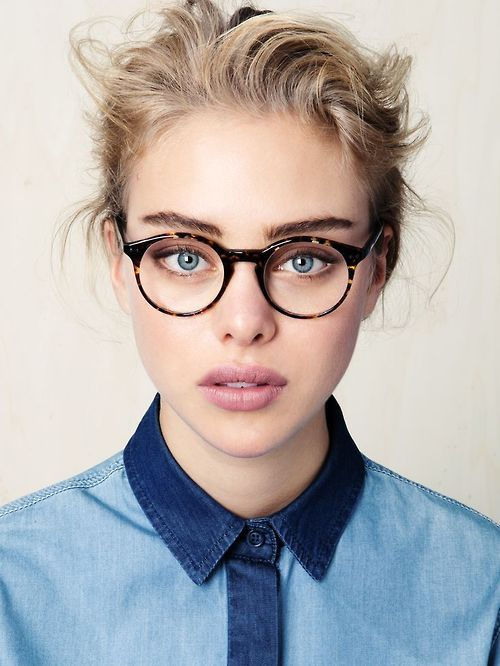
#> input picture 4.jpg, 500 x 666 px
$ jupyter execute --allow-errors detection_objet_OpenCV.ipynb
#> lines starting #> are read from the running program, lines starting #| are printed output that depends on the picture; after the words box and inside, x2 and y2 are one past the last pixel; in counts of white or black regions, pixels touching at a corner belong together
# Le but de ce script est avoir quelques idées de base pour le traitement d'images en utilisant  les outils de OpenCV

[cell 1]
import cv2
import matplotlib.pyplot as plt
import numpy as np

image = cv2.imread('2.jpg') #image  png ou autre type

# afficher une image en mode RGB (rouge, vert, bleu)

#> (a cell that did not finish here is left out)

# Inverser les couleurs

# a fonction split()->renvoie un vecteur numpy de 2 dimensions pour chaque canal. Merge() --> réassembler dans le bon ordre  r, g, b

#> (a cell that did not finish here is left out)

# afficher l'image

#> (a cell that did not finish here is left out)

# enregistrer l'image .png ou autre format

[cell 5]
cv2.imwrite('C:/Users/sebas\Documents/COURS EN LIGNE/my/Histogramme_d_image.png', image)
#> Out = True

# Détection des bords

[cell 6]
fig, axs = plt.subplots(nrows=3, ncols=3, figsize=(15,8))
# Liste des valeurs
Val1 = [50, 100, 400]
Val2 = [50, 100, 400]
#> (the rest of this cell did not finish here and is left out)

# Segmentation

[cell 7]
fig, axs = plt.subplots(nrows=1, ncols=3, figsize=(15,8))
# Transformer l’image en nuance de gris
#> (the rest of this cell did not finish here and is left out)

# Détection d’objets :

# classicateur de faces

[cell 8]
haar_file = 'haarcascade_frontalface_default.xml' #classicatueyr de faces
#haar_file = 'haarcascade_eye_tree_eyeglasses.xml'#classicateur de yes
face_cascade = cv2.CascadeClassifier( cv2.data.haarcascades + haar_file )

#> (a cell that did not finish here is left out)

# Afficher les paramètres du premier visage détecté.

# Le script suivant renvoie la liste suivante [236, 278, 615, 615]

#> (a cell that did not finish here is left out)

[cell 11]
#position_list

# dessiner des rectangles autour des visages détectés

#> (a cell that did not finish here is left out)

# Enregistrer l'image .png

[cell 13]
cv2.imwrite('C:/Users/sebas\Documents/COURS EN LIGNE/my/face_with_rectangle.jpg', image)
#> Out = True

# Détection d’objets : classicateur de yeux

[cell 14]
import cv2
import matplotlib.pyplot as plt
import numpy as np

image = cv2.imread('4.jpg')
#> image is the input picture: shape (666, 500, 3); mean B, G, R 174.1, 174, 177.9
# informations
print( 'classe :', type(image) )
#| classe : <class 'numpy.ndarray'>
print( 'type :', image.dtype )
#| type : uint8
print( 'taille :', image.shape )
#| taille : (666, 500, 3)

[cell 15]
fig, axs = plt.subplots(nrows=3, ncols=3, figsize=(14,8))
# Une image pour chaque canal
list_RGB = cv2.split(image)
# Les seuils de la segmentation
seuils = [100, 150, 200]
for i, seuil in enumerate(seuils):
    for j, img in enumerate(list_RGB):
        val , seg_image = cv2.threshold(img, seuil, 255, cv2.THRESH_BINARY)
        axs[j][i].imshow(seg_image, cmap = 'Greys_r')
        axs[j][i].set_title( seuil )
        axs[j][i].set_axis_off()
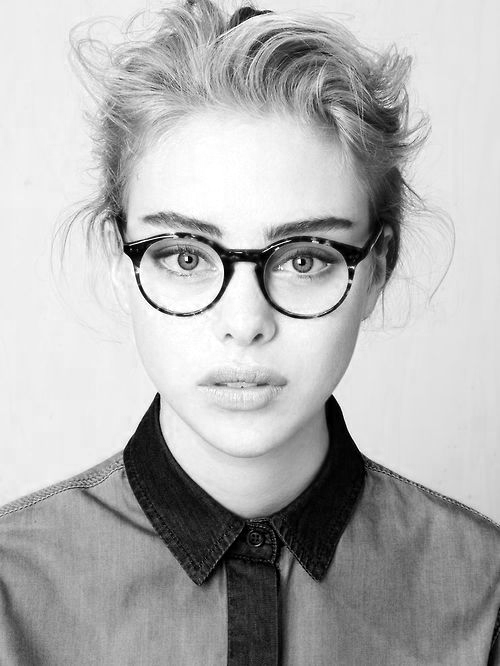
#> img: shape (666, 500); min 0, max 255, mean 177.9
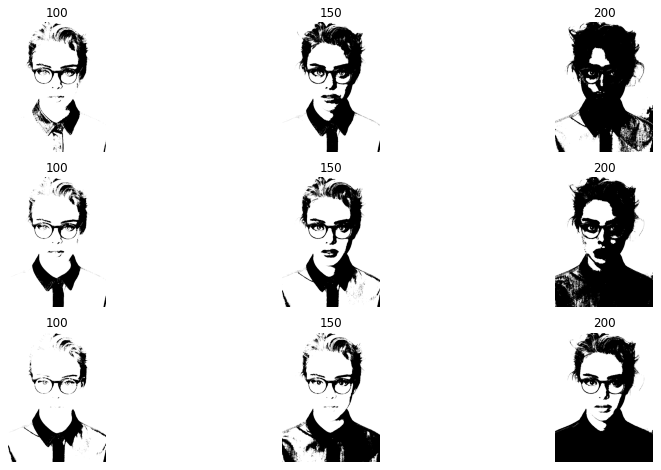
#> figure drawn by matplotlib, 9 panels

# classicateur de yeus

[cell 16]
import cv2
# Classificateur des yeux


#haar_file = 'haarcascade_eye.xml'

haar_file = 'haarcascade_eye_tree_eyeglasses.xml'
eye_cascade = cv2.CascadeClassifier( cv2.data.haarcascades + haar_file )
# image en nuance de gris
img_gray = cv2.cvtColor( image, cv2.COLOR_RGB2GRAY)
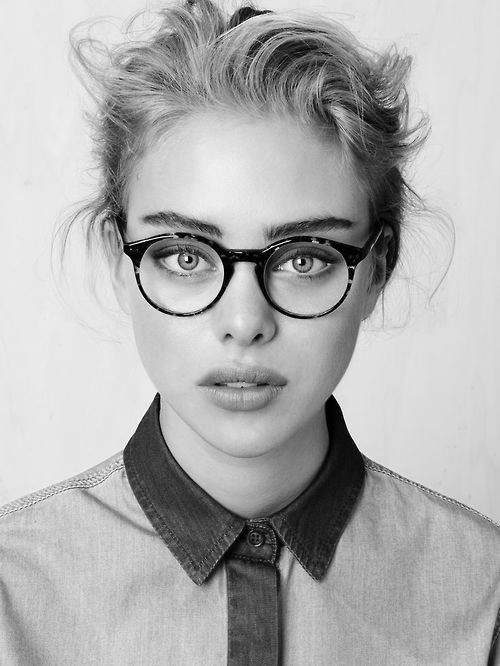
#> img_gray: shape (666, 500); min 0, max 255, mean 174.5
eyes = eye_cascade.detectMultiScale( img_gray )
#> eyes = [[278, 234, 57, 57], [156, 230, 61, 61]]
print("Nombre de yeux détecté dans l’image: {0}".format(len(eyes)))
#| Nombre de yeux détecté dans l’image: 2

[cell 17]
position_list = eyes.tolist()
#> position_list = [[278, 234, 57, 57], [156, 230, 61, 61]]
for (x, y, w, h) in position_list:
    cv2.rectangle(image, (x, y), (x + w, y + h), color = 255)
    plt.imshow(image)
    plt.show()
#> this loop made 2 passes
#> pass 1, `plt.show()`:
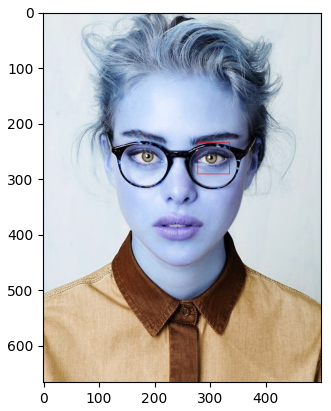
#> figure drawn by matplotlib, 1 panel; B, G, R data is drawn as R, G, B
#> after the loop:
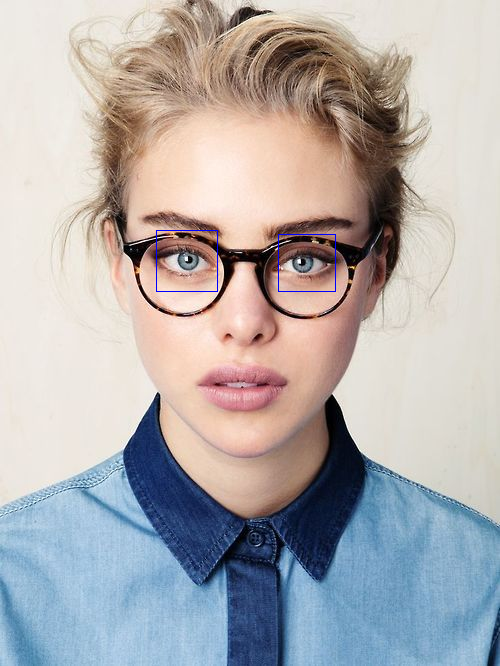
#> image: shape (666, 500, 3); 0.14% of pixels changed, all inside (x1, y1, x2, y2) = (156, 230, 336, 292)
